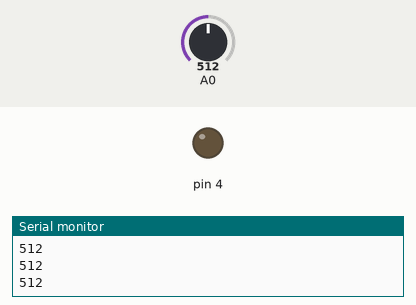
This sketch was run on a simulated Arduino Uno, built with avr-gcc and run on an emulated ATmega328P. Shown: output pins drawn as LEDs (lit = HIGH), the last lines printed to the serial monitor. The inputs (shaded band) are chosen by the test bench; at power-on: A0 = 512.

Above: at 1.2 s.
1.3 s: A0 set to 22
2.8 s: A0 set to 17
At 4.0 s:
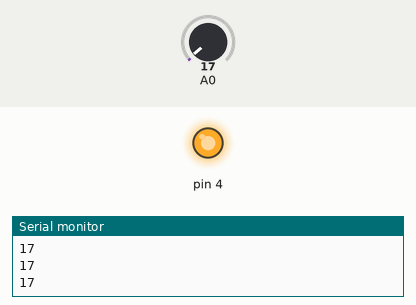
4.3 s: A0 set to 122
At 5.5 s:
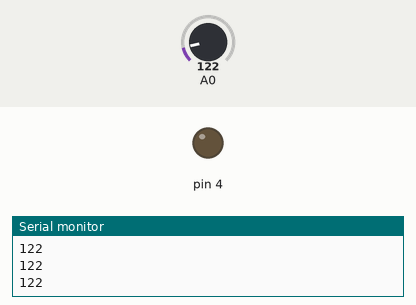
5.8 s: A0 set to 10
At 6.8 s:
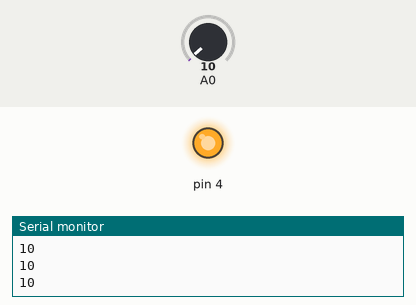
Timing chart, 0 to 8.3 s (numbered marks = the images above; inputs shaded):
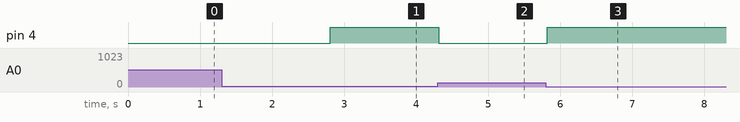

Measured:
- the behaviour switches between 20 and 19 on A0 (found by bisection; images 0 and 1)
- after the input at 2.8 s, pin 4: LOW → HIGH at once
- after the input at 4.3 s, pin 4: HIGH → LOW at once
- after the input at 5.8 s, pin 4: LOW → HIGH at once

The sketch:

LDR.ino
```cpp
// LDR sample code

void setup() {
  pinMode(4, OUTPUT);
  Serial.begin(9600);
}

void loop() {

 int value = analogRead(A0);

 Serial.println(value);

 if (value<20)
  digitalWrite(4, HIGH);

 else
  digitalWrite(4, LOW);

 delay(100);
  /*
  if (analogRead(A0) > 600){ // may need to adjust threshold
    // it is bright, do the necessary...
  analogWrite(11, 250);
  delay(1000);
  analogWrite(11, 150);
  delay(1000);
  analogWrite(11, 50);
  delay(1000);
  }
  else{
  analogWrite(11, 50);
  delay(1000);
  analogWrite(11, 150);
  delay(1000);
  analogWrite(11, 250);
  delay(1000);
  }
  delay(100);
  */
}
```
